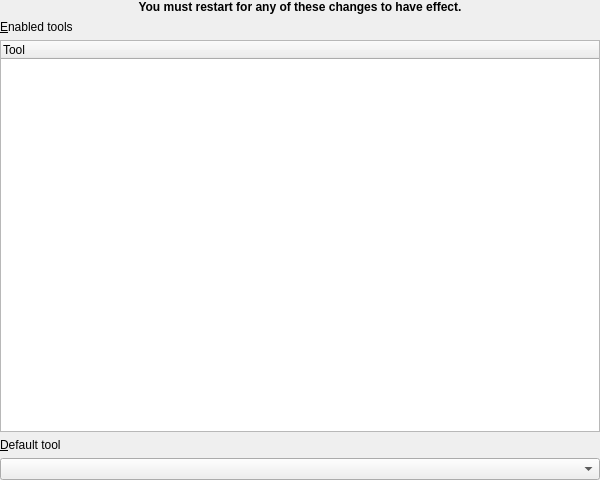
<?xml version="1.0" encoding="UTF-8"?>
<ui version="4.0">
 <class>toToolSettingUI</class>
 <widget class="QWidget" name="toToolSettingUI">
  <property name="geometry">
   <rect>
    <x>0</x>
    <y>0</y>
    <width>600</width>
    <height>480</height>
   </rect>
  </property>
  <property name="sizePolicy">
   <sizepolicy hsizetype="Expanding" vsizetype="Preferred">
    <horstretch>0</horstretch>
    <verstretch>0</verstretch>
   </sizepolicy>
  </property>
  <property name="minimumSize">
   <size>
    <width>600</width>
    <height>0</height>
   </size>
  </property>
  <property name="windowTitle">
   <string>Form1</string>
  </property>
  <layout class="QGridLayout">
   <property name="margin">
    <number>0</number>
   </property>
   <property name="spacing">
    <number>6</number>
   </property>
   <item row="2" column="0">
    <widget class="toTreeWidget" name="Enabled">
     <property name="selectionMode">
      <enum>QAbstractItemView::MultiSelection</enum>
     </property>
     <property name="allColumnsShowFocus">
      <bool>true</bool>
     </property>
     <column>
      <property name="text">
       <string>Tool</string>
      </property>
     </column>
    </widget>
   </item>
   <item row="4" column="0">
    <widget class="QComboBox" name="DefaultTool"/>
   </item>
   <item row="3" column="0">
    <widget class="QLabel" name="TextLabel2">
     <property name="toolTip">
      <string>Select the default tool to pop up when opening a new connection.</string>
     </property>
     <property name="text">
      <string>&amp;Default tool</string>
     </property>
     <property name="wordWrap">
      <bool>false</bool>
     </property>
     <property name="buddy">
      <cstring>DefaultTool</cstring>
     </property>
    </widget>
   </item>
   <item row="1" column="0">
    <widget class="QLabel" name="TextLabel1">
     <property name="toolTip">
      <string>Select which tools should show up in the menu and toolbar.</string>
     </property>
     <property name="text">
      <string>&amp;Enabled tools</string>
     </property>
     <property name="wordWrap">
      <bool>false</bool>
     </property>
     <property name="buddy">
      <cstring>Enabled</cstring>
     </property>
    </widget>
   </item>
   <item row="0" column="0">
    <widget class="QLabel" name="TextLabel3">
     <property name="font">
      <font>
       <weight>75</weight>
       <bold>true</bold>
      </font>
     </property>
     <property name="text">
      <string>You must restart for any of these changes to have effect.</string>
     </property>
     <property name="alignment">
      <set>Qt::AlignCenter</set>
     </property>
     <property name="wordWrap">
      <bool>false</bool>
     </property>
    </widget>
   </item>
  </layout>
 </widget>
 <customwidgets>
  <customwidget>
   <class>toTreeWidget</class>
   <extends>QTreeWidget</extends>
   <header>core/totreewidget.h</header>
  </customwidget>
 </customwidgets>
 <tabstops>
  <tabstop>Enabled</tabstop>
  <tabstop>DefaultTool</tabstop>
 </tabstops>
 <resources/>
 <connections>
  <connection>
   <sender>Enabled</sender>
   <signal>selectionChanged()</signal>
   <receiver>toToolSettingUI</receiver>
   <slot>changeEnable()</slot>
   <hints>
    <hint type="sourcelabel">
     <x>20</x>
     <y>20</y>
    </hint>
    <hint type="destinationlabel">
     <x>20</x>
     <y>20</y>
    </hint>
   </hints>
  </connection>
 </connections>
</ui>
